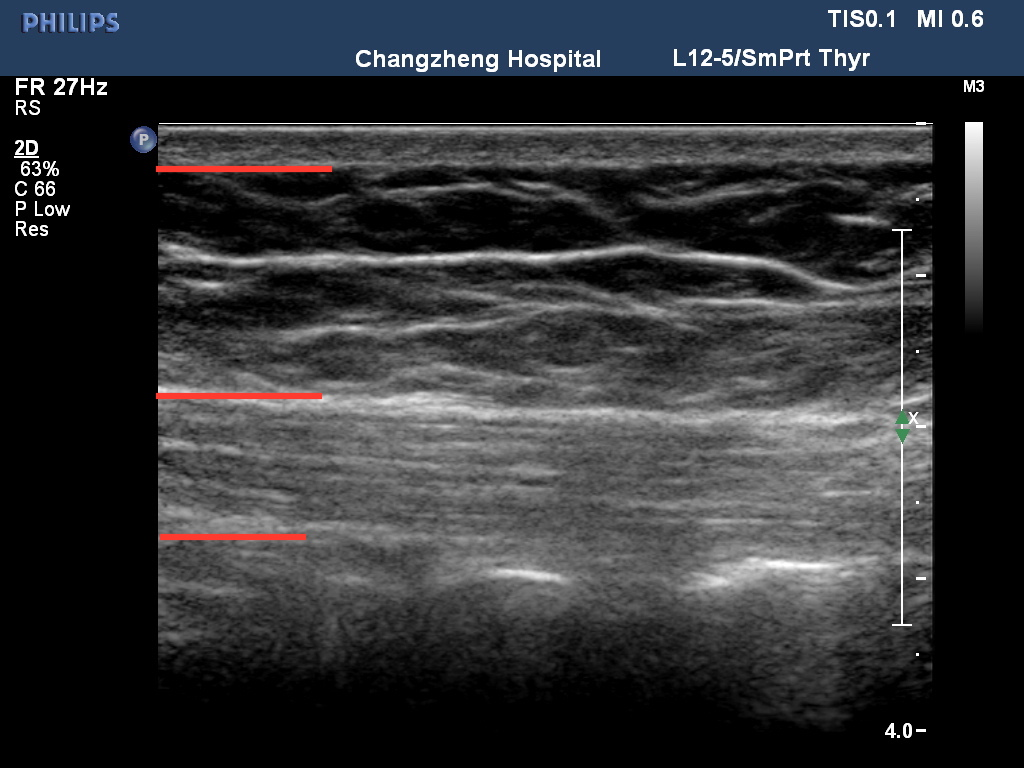
#> input picture image/5.jpg, 1024 x 768 px, found by its file name
$ python cv2_otsu_thresholding.py
#> lines starting #> are read from the running program, lines starting #| are printed output that depends on the picture; after the words box and inside, x2 and y2 are one past the last pixel; in counts of white or black regions, pixels touching at a corner belong together
# ex2tron's blog:
# http://ex2tron.wang

import cv2
from matplotlib import pyplot as plt

img = cv2.imread(r'D:\TONG\PycharmProjects\ultrasound image\image\5.jpg', 0)
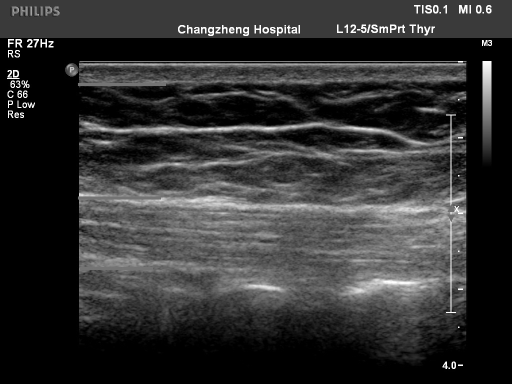
#> img: shape (768, 1024) (shown at 1/2 size); min 0, max 255, mean 49.6

# 固定阈值法
ret1, th1 = cv2.threshold(img, 100, 255, cv2.THRESH_BINARY)
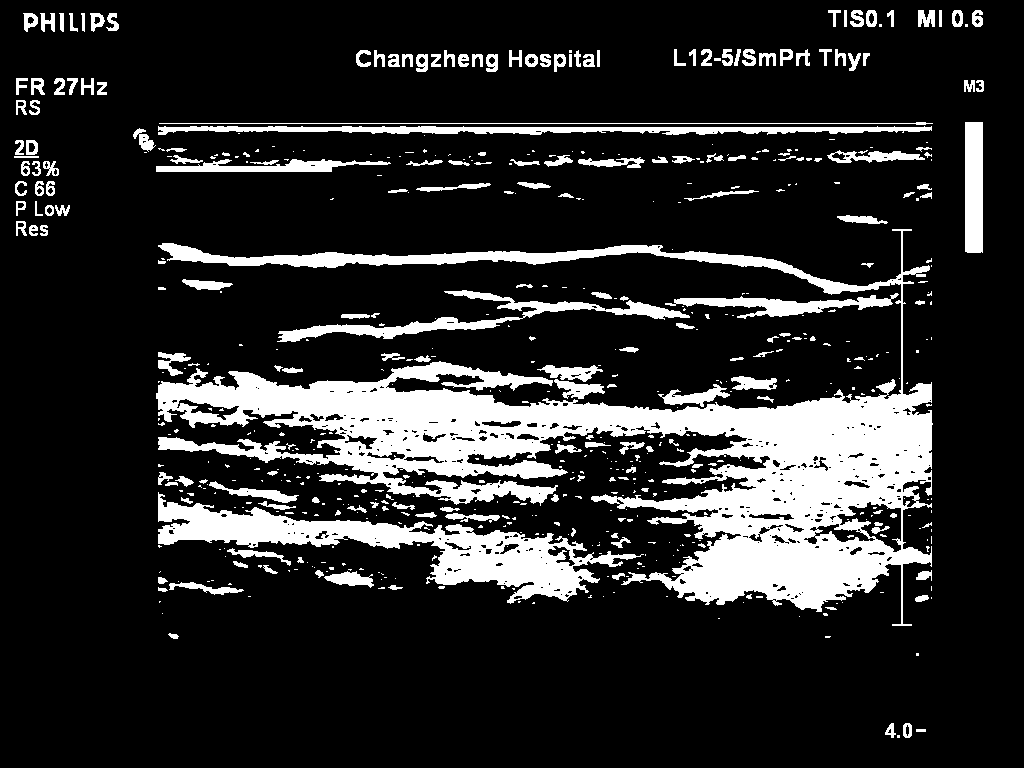
#> th1: shape (768, 1024); 16.8% white; 584 white regions (376 under 20 px), largest, box (x1, y1, x2, y2) and area: (156, 229, 933, 626) 79903, (158, 492, 644, 604) 14931, (158, 126, 932, 135) 4312

# Otsu阈值法
ret2, th2 = cv2.threshold(img, 0, 255, cv2.THRESH_BINARY + cv2.THRESH_OTSU)
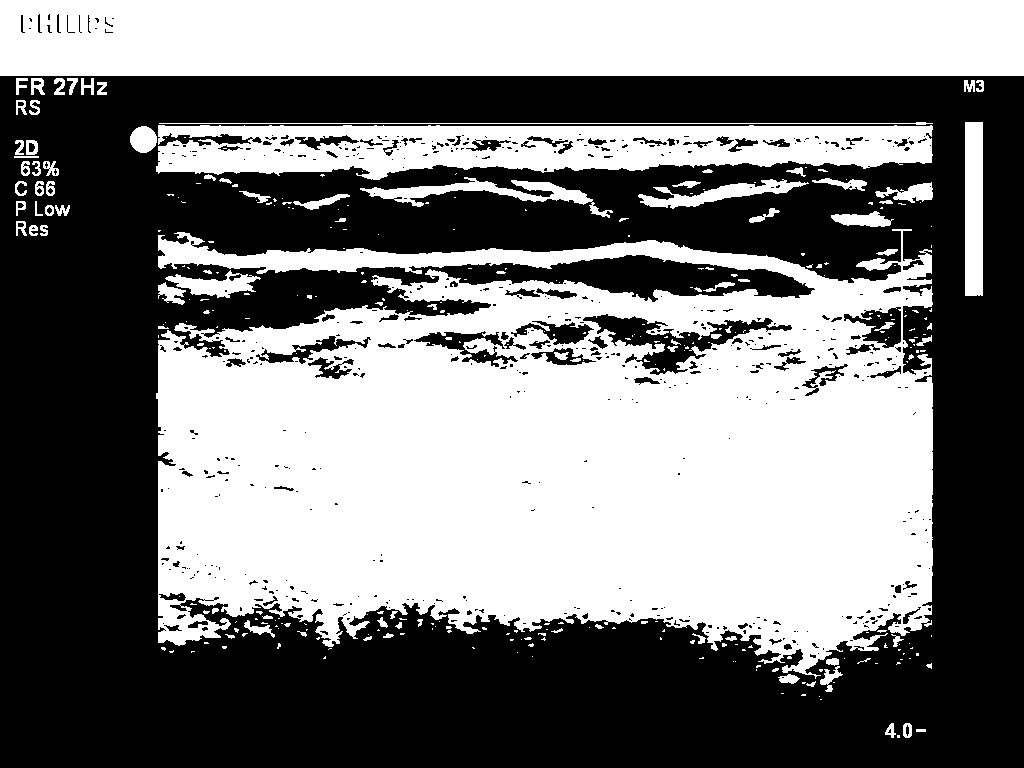
#> th2: shape (768, 1024); 47.8% white; 333 white regions (237 under 20 px), largest, box (x1, y1, x2, y2) and area: (156, 229, 933, 679) 249636, (0, 0, 1024, 76) 77563, (156, 125, 933, 180) 29616
#> ret2 = 51

# 先进行高斯滤波，再使用Otsu阈值法
blur = cv2.GaussianBlur(img, (5, 5), 0)
ret3, th3 = cv2.threshold(blur, 0, 255, cv2.THRESH_BINARY + cv2.THRESH_OTSU)
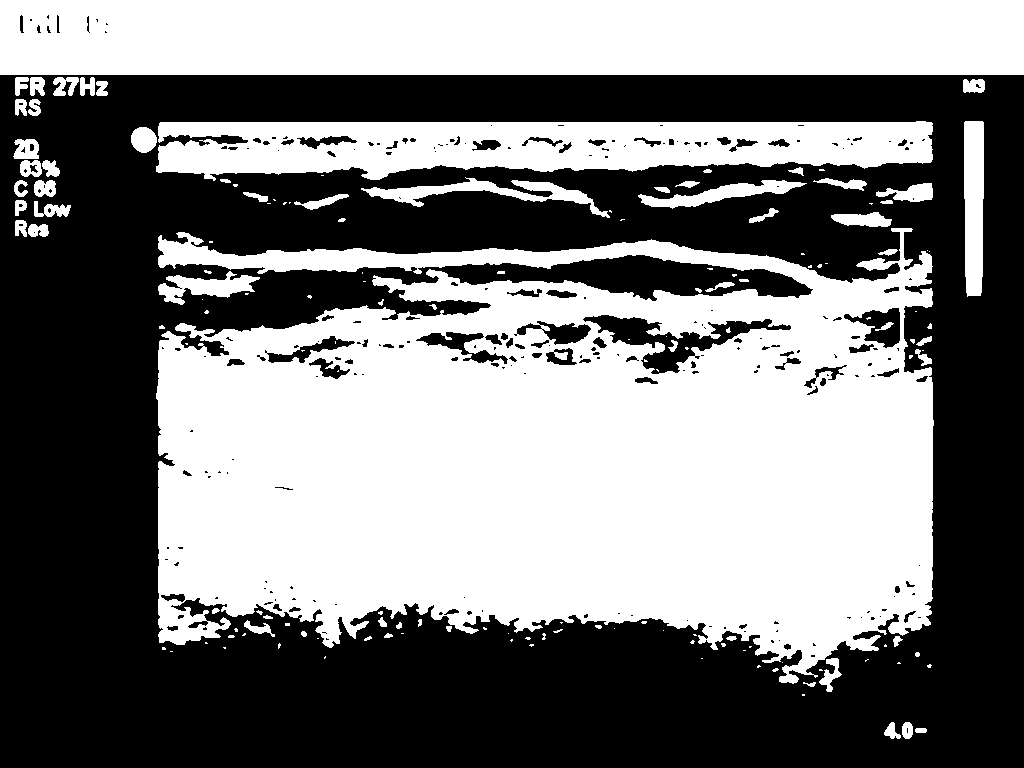
#> th3: shape (768, 1024); 48.7% white; 151 white regions (81 under 20 px), largest, box (x1, y1, x2, y2) and area: (156, 228, 934, 684) 254060, (0, 0, 1024, 75) 76629, (156, 121, 933, 181) 33879
#> ret3 = 50

images = [img, 0, th1,
          img, 0, th2,
          blur, 0, th3]
titles = ['Original', 'Histogram', 'Global(v=100)',
          'Original', 'Histogram', "Otsu's",
          'Gaussian filtered Image', 'Histogram', "Otsu's"]

for i in range(3):
    # 绘制原图
    plt.subplot(3, 3, i * 3 + 1)
    plt.imshow(images[i * 3], 'gray')
    plt.title(titles[i * 3], fontsize=8)
    plt.xticks([]), plt.yticks([])

    # 绘制直方图plt.hist，ravel函数将数组降成一维
    plt.subplot(3, 3, i * 3 + 2)
    plt.hist(images[i * 3].ravel(), 256)
    plt.title(titles[i * 3 + 1], fontsize=8)
    plt.xticks([]), plt.yticks([])

    # 绘制阈值图
    plt.subplot(3, 3, i * 3 + 3)
    plt.imshow(images[i * 3 + 2], 'gray')
    plt.title(titles[i * 3 + 2], fontsize=8)
    plt.xticks([]), plt.yticks([])
plt.show()
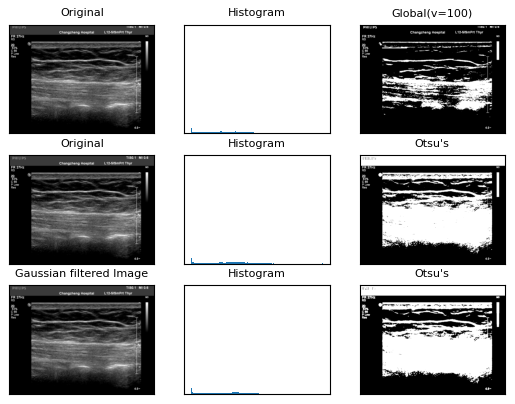
#> figure drawn by matplotlib, 9 panels

$ run again, with image/1.jpg copied over image/5.jpg
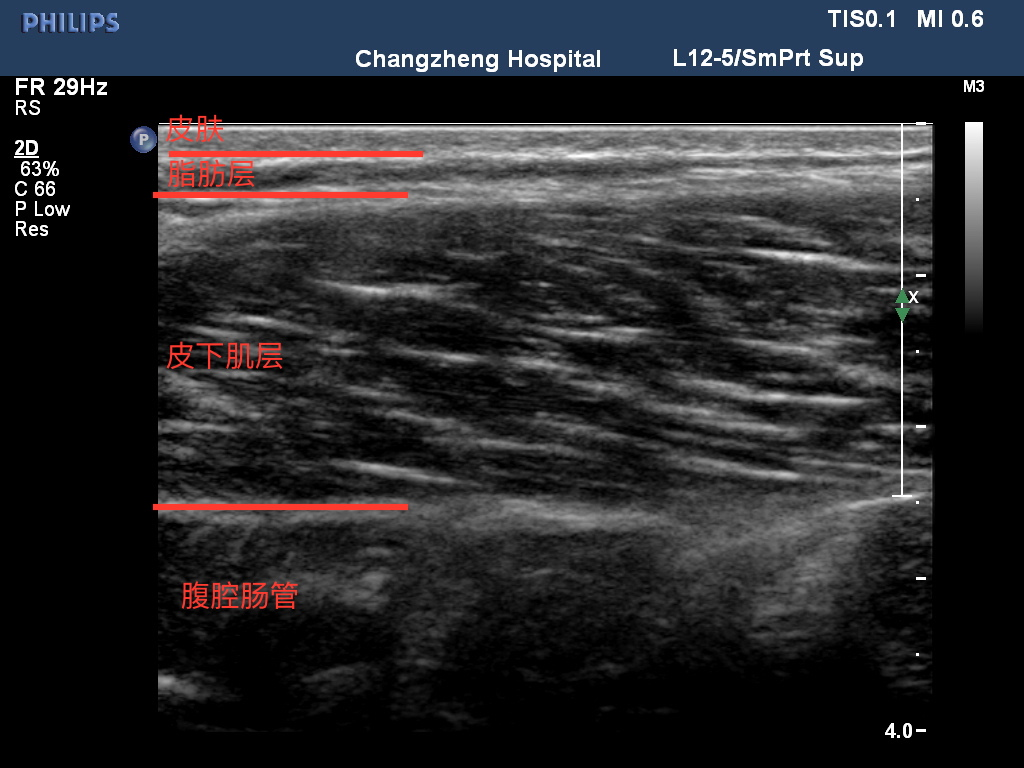
#> input picture image/1.jpg, 1024 x 768 px, found by its file name
#> `ret1, th1 = cv2.threshold(img, 100, 255, cv2.THRESH_BINARY)`:
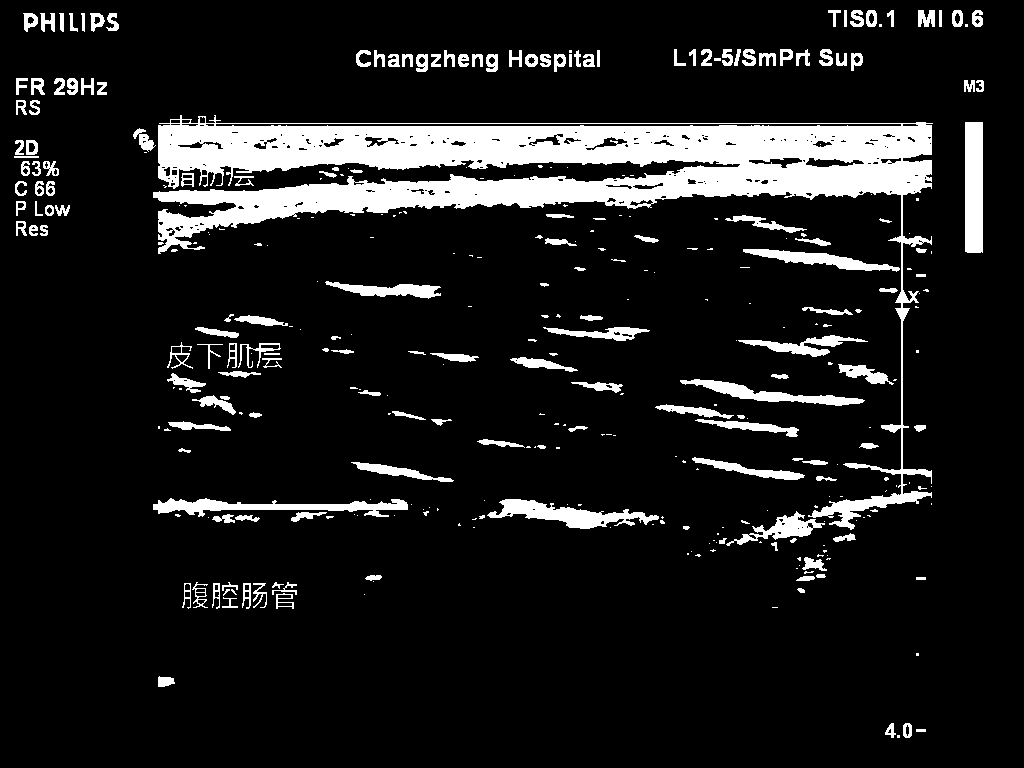
#> th1: shape (768, 1024); 11.2% white; 348 white regions (175 under 20 px), largest, box (x1, y1, x2, y2) and area: (153, 115, 933, 530) 54838, (965, 122, 983, 253) 2355, (487, 499, 659, 529) 2160
#> th2: shape (768, 1024); 18.8% white; 499 white regions (299 under 20 px), largest, box (x1, y1, x2, y2) and area: (153, 115, 933, 605) 103352, (965, 122, 983, 280) 2842, (642, 400, 824, 440) 2357
#> ret2 = 70
#> `ret3, th3 = cv2.threshold(blur, 0, 255, cv2.THRESH_BINARY + cv2.THRESH..`:
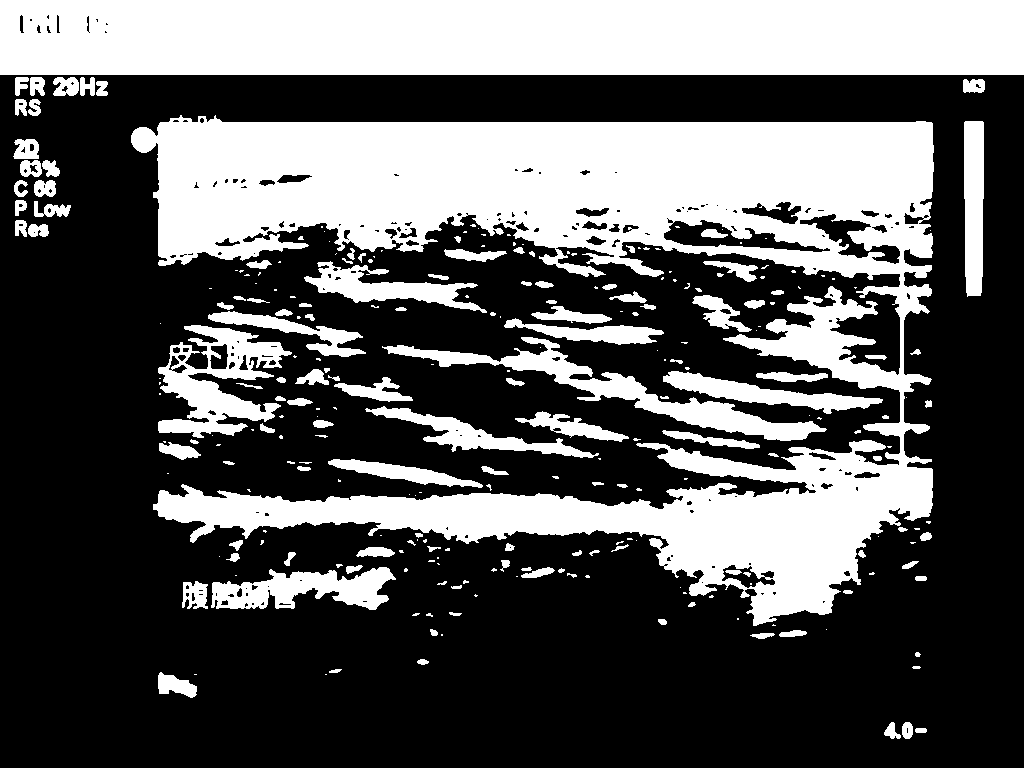
#> th3: shape (768, 1024); 35.9% white; 269 white regions (137 under 20 px), largest, box (x1, y1, x2, y2) and area: (131, 115, 934, 626) 150253, (0, 0, 1024, 75) 76629, (382, 337, 827, 441) 7661
#> ret3 = 50

$ run again, with image/10.jpg copied over image/5.jpg
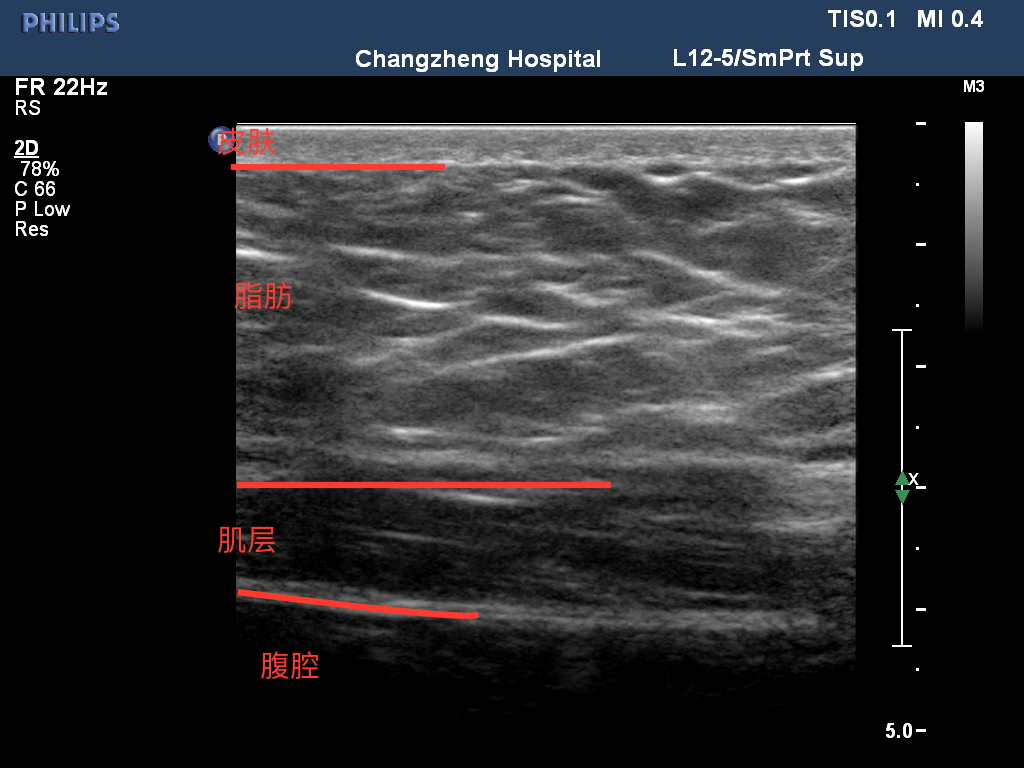
#> input picture image/10.jpg, 1024 x 768 px, found by its file name
#> `ret1, th1 = cv2.threshold(img, 100, 255, cv2.THRESH_BINARY)`:
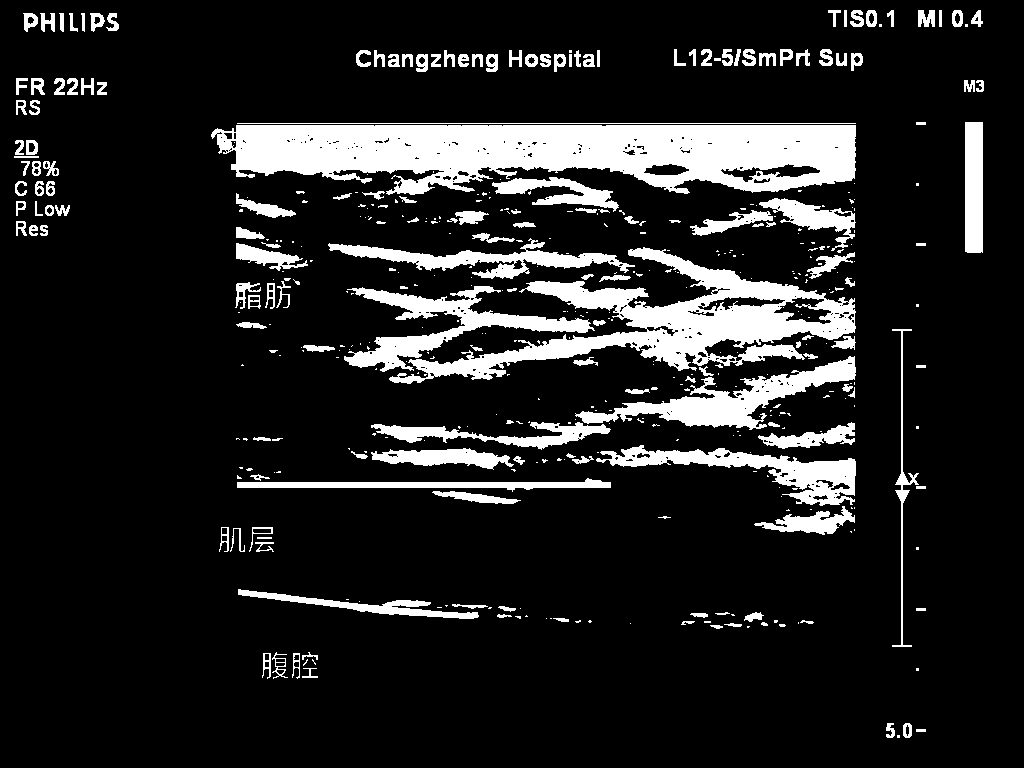
#> th1: shape (768, 1024); 13.6% white; 448 white regions (271 under 20 px), largest, box (x1, y1, x2, y2) and area: (211, 125, 856, 195) 32233, (389, 247, 856, 384) 18184, (575, 356, 856, 430) 5996
#> th2: shape (768, 1024); 42.1% white; 258 white regions (181 under 20 px), largest, box (x1, y1, x2, y2) and area: (208, 125, 856, 561) 226413, (0, 0, 1024, 76) 77570, (236, 576, 837, 640) 13597
#> ret2 = 48
#> `ret3, th3 = cv2.threshold(blur, 0, 255, cv2.THRESH_BINARY + cv2.THRESH..`:
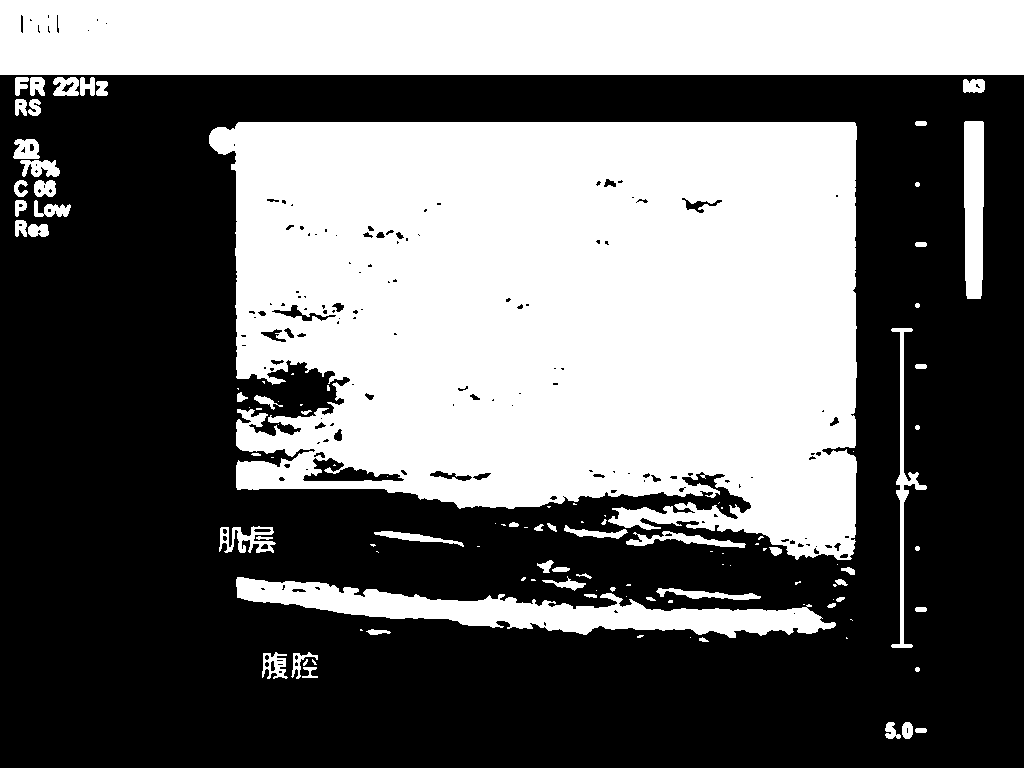
#> th3: shape (768, 1024); 42.9% white; 114 white regions (50 under 20 px), largest, box (x1, y1, x2, y2) and area: (209, 122, 857, 560) 231542, (0, 0, 1024, 75) 76717, (236, 577, 836, 638) 14003
#> ret3 = 47
